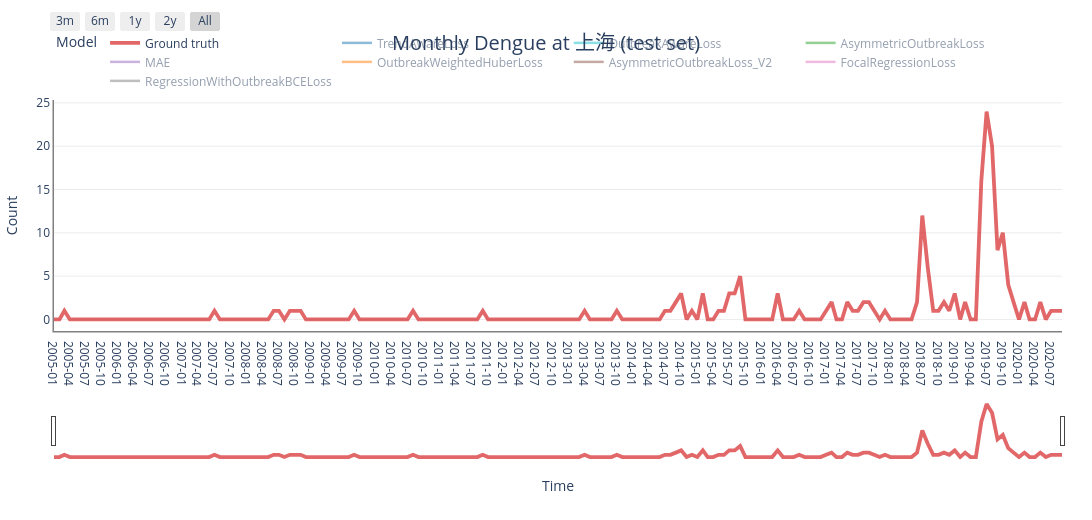

The cell this chart's notebook holds for it:
### Code cell
import pandas as pd
import plotly.graph_objects as go

# 保证时间列是 datetime
CityName = '上海'
DiseaseName = 'Dengue'
plt_data = df_all.query("City==@CityName")
DatasetName = plt_data['Dataset'].unique().tolist()[0]

plot_df = plt_data.rename(columns = {"Labels":"Ground truth"}).drop(columns = ['City', 'Dataset']).melt(
    id_vars=["Time"],
    value_name='Count',
    var_name='Model'
)
plot_df["Time"] = pd.to_datetime(plot_df["Time"])

# 你这些模型的推荐配色
from itertools import cycle
preset_colors = [
    "#1F77B4", "#17BECF", "#2CA02C", "#9467BD", "#FF7F0E", 
    "#8C564B", "#E377C2", "#7F7F7F", "#BCBD22"
]
preset_dashes = [
    "solid",
]

# 3. 初始化新字典，先放入固定的 Ground truth
color_map = {"Ground truth": "#D62728"}
dash_map = {"Ground truth": "solid"}
model_order = ["Ground truth"]

# 4. 自动分配样式
# 使用 cycle 防止 loss_fn 数量多于颜色数量
color_cycle = cycle(preset_colors)
dash_cycle = cycle(preset_dashes)

for loss_name in loss_fn_dict.keys():
    if loss_name == "Ground truth":
        continue
    
    color_map[loss_name] = next(color_cycle)
    dash_map[loss_name] = next(dash_cycle)
    model_order.append(loss_name)



fig = go.Figure()

for model in model_order:
    sub_df = plot_df[plot_df["Model"] == model].sort_values("Time")
    if sub_df.empty:
        continue

    is_gt = model == "Ground truth"

    fig.add_trace(
        go.Scatter(
            x=sub_df["Time"],
            y=sub_df["Count"],
            mode="lines",
            name=model,
            visible=True if model in ["Ground truth", "TransformerForecaster", "XGBSingleForecaster"] else "legendonly",
            line=dict(
                color=color_map.get(model, "#444444"),
                width=3.8 if is_gt else 2.5,
                dash=dash_map.get(model, "solid"),
            ),
            opacity=.7 if is_gt else 1,
            hovertemplate=(
                f"<b>{model}</b><br>"
                "Time: %{x|%Y-%m}<br>"
                "Count: %{y:.3f}<extra></extra>"
            ),
        )
    )

fig.update_layout(
    template="plotly_white",
    width=1400,
    height=520,
    hovermode="x unified",
    legend=dict(
        title="Model",
        orientation="h",
        yanchor="bottom",
        y=1.02,
        xanchor="left",
        x=0,
        bgcolor="rgba(255,255,255,0.85)",
    ),
    margin=dict(l=50, r=30, t=70, b=60),
)

fig.update_xaxes(
    title_text="Time",
    showgrid=False,
    gridcolor="rgba(0,0,0,0.08)",
    showline=True,
    linecolor = 'grey',
    linewidth = 1.5,
    tickformat="%Y-%m",
    dtick="M3",  # 每3个月一个刻度，月度数据更清晰
    rangeslider=dict(visible=True),
    rangeselector=dict(
        x=0,
        xanchor="left",
        y=1.3,
        buttons=[
            dict(count=3, label="3m", step="month", stepmode="backward"),
            dict(count=6, label="6m", step="month", stepmode="backward"),
            dict(count=12, label="1y", step="month", stepmode="backward"),
            dict(count=24, label="2y", step="month", stepmode="backward"),
            dict(step="all", label="All"),
        ]
    ),
)

fig.update_yaxes(
    title_text="Count",
    showgrid=True,
    showline=True,
    linecolor = 'grey',
    linewidth = 1.5,

    gridcolor="rgba(0,0,0,0.08)",
    zeroline=False,
)
fig.update_layout(
    title=dict(
        text=f"Monthly {DiseaseName} at {CityName} ({DatasetName} set)",
        x=0.5,
        xanchor="center",
        font=dict(size=20)
    )
)


fig.show(config={
    "scrollZoom": True,
    "displaylogo": False,
    "doubleClick": "reset",
    "responsive": True,
})

### Figure 1 — Plotly figure (JSON) as saved in the notebook; plotly's stock layout.template omitted (floating-point values rounded to 4 significant figures; data arrays with more than 128 entries replaced by an {"elided": "..."} marker saying what was removed)
{"data": [{"hovertemplate": "<b>Ground truth</b><br>Time: %{x|%Y-%m}<br>Count: %{y:.3f}<extra></extra>", "line": {"color": "#D62728", "dash": "solid", "width": 3.8}, "mode": "lines", "name": "Ground truth", "opacity": 0.7, "type": "scatter", "visible": true, "x": {"elided": "189 str values"}, "y": {"elided": "189 int values"}}, {"hovertemplate": "<b>TrendAwareLoss</b><br>Time: %{x|%Y-%m}<br>Count: %{y:.3f}<extra></extra>", "line": {"color": "#1F77B4", "dash": "solid", "width": 2.5}, "mode": "lines", "name": "TrendAwareLoss", "opacity": 1, "type": "scatter", "visible": "legendonly", "x": {"elided": "189 str values"}, "y": {"elided": "189 float values"}}, {"hovertemplate": "<b>OutbreakAwareLoss</b><br>Time: %{x|%Y-%m}<br>Count: %{y:.3f}<extra></extra>", "line": {"color": "#17BECF", "dash": "solid", "width": 2.5}, "mode": "lines", "name": "OutbreakAwareLoss", "opacity": 1, "type": "scatter", "visible": "legendonly", "x": {"elided": "189 str values"}, "y": {"elided": "189 float values"}}, {"hovertemplate": "<b>AsymmetricOutbreakLoss</b><br>Time: %{x|%Y-%m}<br>Count: %{y:.3f}<extra></extra>", "line": {"color": "#2CA02C", "dash": "solid", "width": 2.5}, "mode": "lines", "name": "AsymmetricOutbreakLoss", "opacity": 1, "type": "scatter", "visible": "legendonly", "x": {"elided": "189 str values"}, "y": {"elided": "189 float values"}}, {"hovertemplate": "<b>MAE</b><br>Time: %{x|%Y-%m}<br>Count: %{y:.3f}<extra></extra>", "line": {"color": "#9467BD", "dash": "solid", "width": 2.5}, "mode": "lines", "name": "MAE", "opacity": 1, "type": "scatter", "visible": "legendonly", "x": {"elided": "189 str values"}, "y": {"elided": "189 float values"}}, {"hovertemplate": "<b>OutbreakWeightedHuberLoss</b><br>Time: %{x|%Y-%m}<br>Count: %{y:.3f}<extra></extra>", "line": {"color": "#FF7F0E", "dash": "solid", "width": 2.5}, "mode": "lines", "name": "OutbreakWeightedHuberLoss", "opacity": 1, "type": "scatter", "visible": "legendonly", "x": {"elided": "189 str values"}, "y": {"elided": "189 float values"}}, {"hovertemplate": "<b>AsymmetricOutbreakLoss_V2</b><br>Time: %{x|%Y-%m}<br>Count: %{y:.3f}<extra></extra>", "line": {"color": "#8C564B", "dash": "solid", "width": 2.5}, "mode": "lines", "name": "AsymmetricOutbreakLoss_V2", "opacity": 1, "type": "scatter", "visible": "legendonly", "x": {"elided": "189 str values"}, "y": {"elided": "189 float values"}}, {"hovertemplate": "<b>FocalRegressionLoss</b><br>Time: %{x|%Y-%m}<br>Count: %{y:.3f}<extra></extra>", "line": {"color": "#E377C2", "dash": "solid", "width": 2.5}, "mode": "lines", "name": "FocalRegressionLoss", "opacity": 1, "type": "scatter", "visible": "legendonly", "x": {"elided": "189 str values"}, "y": {"elided": "189 float values"}}, {"hovertemplate": "<b>RegressionWithOutbreakBCELoss</b><br>Time: %{x|%Y-%m}<br>Count: %{y:.3f}<extra></extra>", "line": {"color": "#7F7F7F", "dash": "solid", "width": 2.5}, "mode": "lines", "name": "RegressionWithOutbreakBCELoss", "opacity": 1, "type": "scatter", "visible": "legendonly", "x": {"elided": "189 str values"}, "y": {"elided": "189 float values"}}], "layout": {"height": 520, "hovermode": "x unified", "legend": {"bgcolor": "rgba(255,255,255,0.85)", "orientation": "h", "title": {"text": "Model"}, "x": 0, "xanchor": "left", "y": 1.02, "yanchor": "bottom"}, "margin": {"b": 60, "l": 50, "r": 30, "t": 70}, "title": {"font": {"size": 20}, "text": "Monthly Dengue at 上海 (test set)", "x": 0.5, "xanchor": "center"}, "width": 1400, "xaxis": {"dtick": "M3", "gridcolor": "rgba(0,0,0,0.08)", "linecolor": "grey", "linewidth": 1.5, "rangeselector": {"buttons": [{"count": 3, "label": "3m", "step": "month", "stepmode": "backward"}, {"count": 6, "label": "6m", "step": "month", "stepmode": "backward"}, {"count": 12, "label": "1y", "step": "month", "stepmode": "backward"}, {"count": 24, "label": "2y", "step": "month", "stepmode": "backward"}, {"label": "All", "step": "all"}], "x": 0, "xanchor": "left", "y": 1.3}, "rangeslider": {"visible": true}, "showgrid": false, "showline": true, "tickformat": "%Y-%m", "title": {"text": "Time"}}, "yaxis": {"gridcolor": "rgba(0,0,0,0.08)", "linecolor": "grey", "linewidth": 1.5, "showgrid": true, "showline": true, "title": {"text": "Count"}, "zeroline": false}}}
